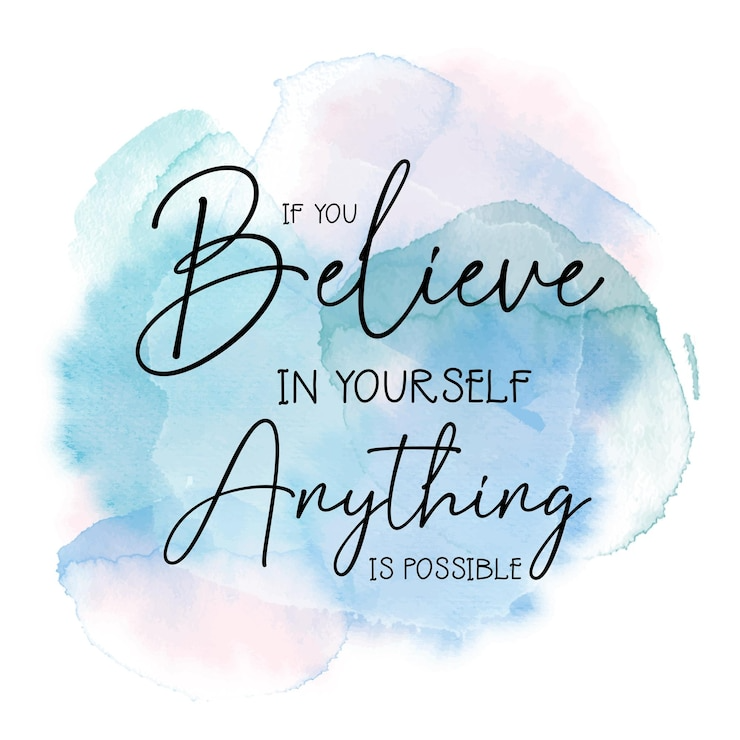
#> input picture img1.png, 740 x 740 px
$ jupyter execute pr5.ipynb
#> lines starting #> are read from the running program, lines starting #| are printed output that depends on the picture
Show the original image and the transformed image that appears as
if viewed from a different angle.

[cell 1]
import cv2
import numpy as np

# Load the original image
image = cv2.imread('img1.png')  # Replace with your image path
#> image is the input picture: shape (740, 740, 3); mean B, G, R 237.3, 230.2, 217
if image is None:
    raise ValueError("Image not found. Check the file path.")

# Get the image dimensions
height, width = image.shape[:2]
#> height = 740; width = 740

# Define the source points (corners of the original image)
src_points = np.float32([[0, 0], [width-1, 0], [width-1, height-1], [0, height-1]])
#> src_points = [[0, 0], [739, 0], [739, 739], [0, 739]]

# Define destination points to simulate a different viewing angle
# These values shift the perspective (like a tilt to the right)
dst_points = np.float32([
    [width * 0.1, height * 0.2],        # Top-left
    [width * 0.9, height * 0.1],        # Top-right
    [width * 0.9, height * 0.9],        # Bottom-right
    [width * 0.1, height * 0.8]         # Bottom-left
])

# Compute the perspective transform matrix
matrix = cv2.getPerspectiveTransform(src_points, dst_points)

# Apply the perspective warp
transformed_image = cv2.warpPerspective(image, matrix, (width, height))
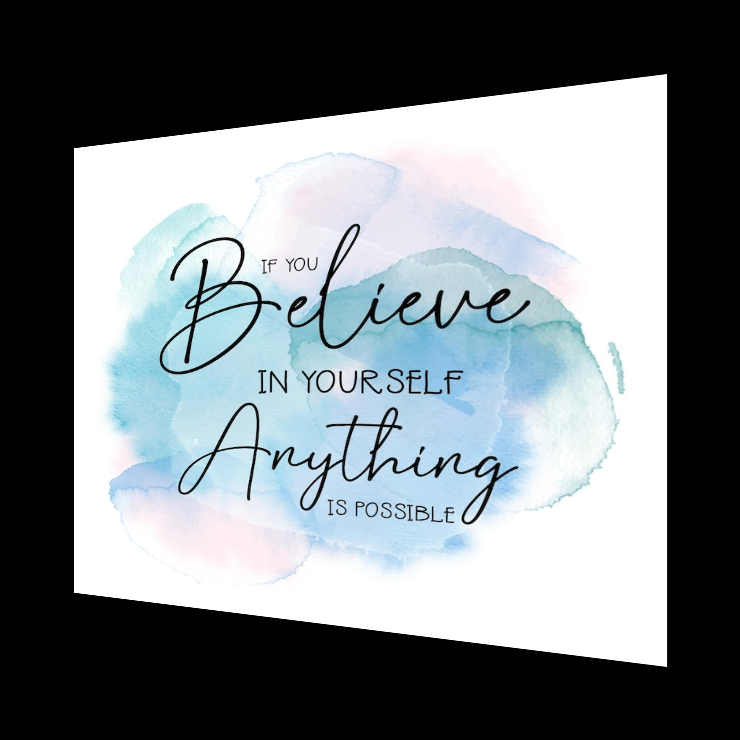
#> transformed_image: shape (740, 740, 3); mean B, G, R 133.6, 129.6, 122.5

# Display the original and transformed images
cv2.imshow('Original Image', image)
cv2.imshow('Transformed Image (Different Angle)', transformed_image)
cv2.waitKey(0)
cv2.destroyAllWindows()

[cell 2]
import cv2
import numpy as np
import matplotlib.pyplot as plt

# Load the image using OpenCV
image = cv2.imread('image.png')  # Replace with your image path
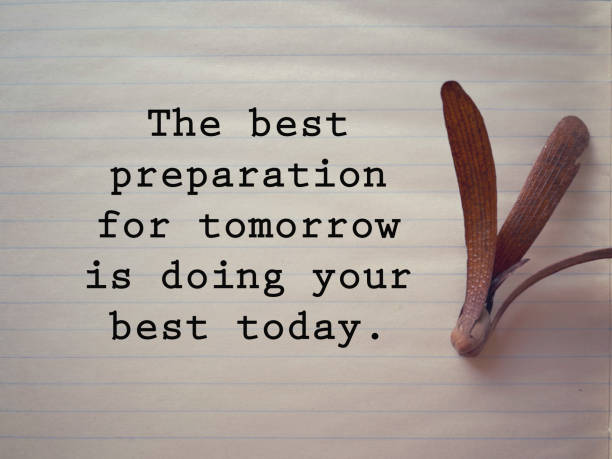
#> input picture image.png, 612 x 459 px
#> image is the input picture: shape (459, 612, 3); mean B, G, R 154.1, 160, 169.8
if image is None:
    raise ValueError("Image not found. Check the file path.")

# Convert BGR (OpenCV format) to RGB (matplotlib format)
image_rgb = cv2.cvtColor(image, cv2.COLOR_BGR2RGB)

# Get dimensions
height, width = image.shape[:2]
#> height = 459; width = 612

# Define source and destination points
src_points = np.float32([[0, 0], [width-1, 0], [width-1, height-1], [0, height-1]])
#> src_points = [[0, 0], [611, 0], [611, 458], [0, 458]]
dst_points = np.float32([
    [width * 0.1, height * 0.2],
    [width * 0.9, height * 0.1],
    [width * 0.9, height * 0.9],
    [width * 0.1, height * 0.8]
])

# Compute transformation matrix and apply perspective transform
matrix = cv2.getPerspectiveTransform(src_points, dst_points)
transformed = cv2.warpPerspective(image, matrix, (width, height))
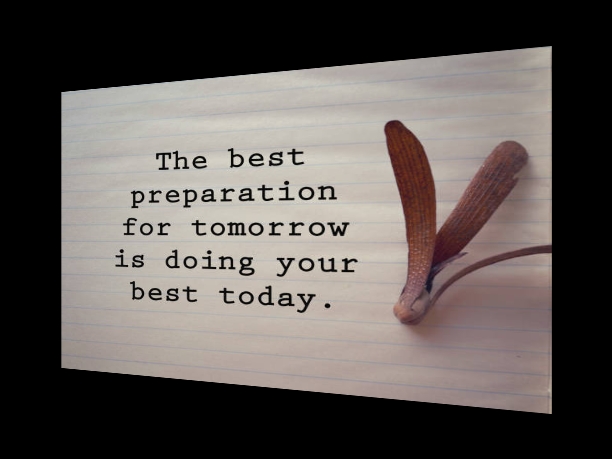
#> transformed: shape (459, 612, 3); mean B, G, R 84.4, 87.6, 93.9
transformed_rgb = cv2.cvtColor(transformed, cv2.COLOR_BGR2RGB)

# Plot original and transformed images
plt.figure(figsize=(12, 6))

plt.subplot(1, 2, 1)
plt.title("Original Image")
plt.imshow(image_rgb)
plt.axis('off')

plt.subplot(1, 2, 2)
plt.title("Transformed Image (Different Angle)")
plt.imshow(transformed_rgb)
plt.axis('off')

plt.tight_layout()
plt.show()
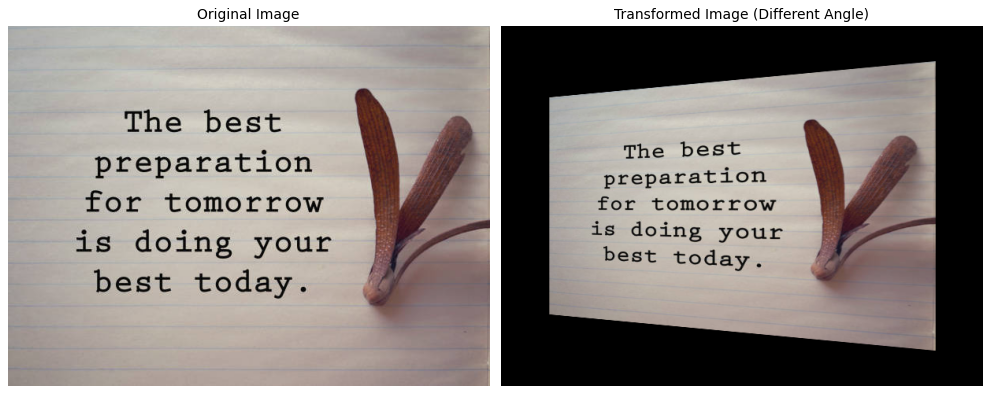
#> figure drawn by matplotlib, 2 panels
